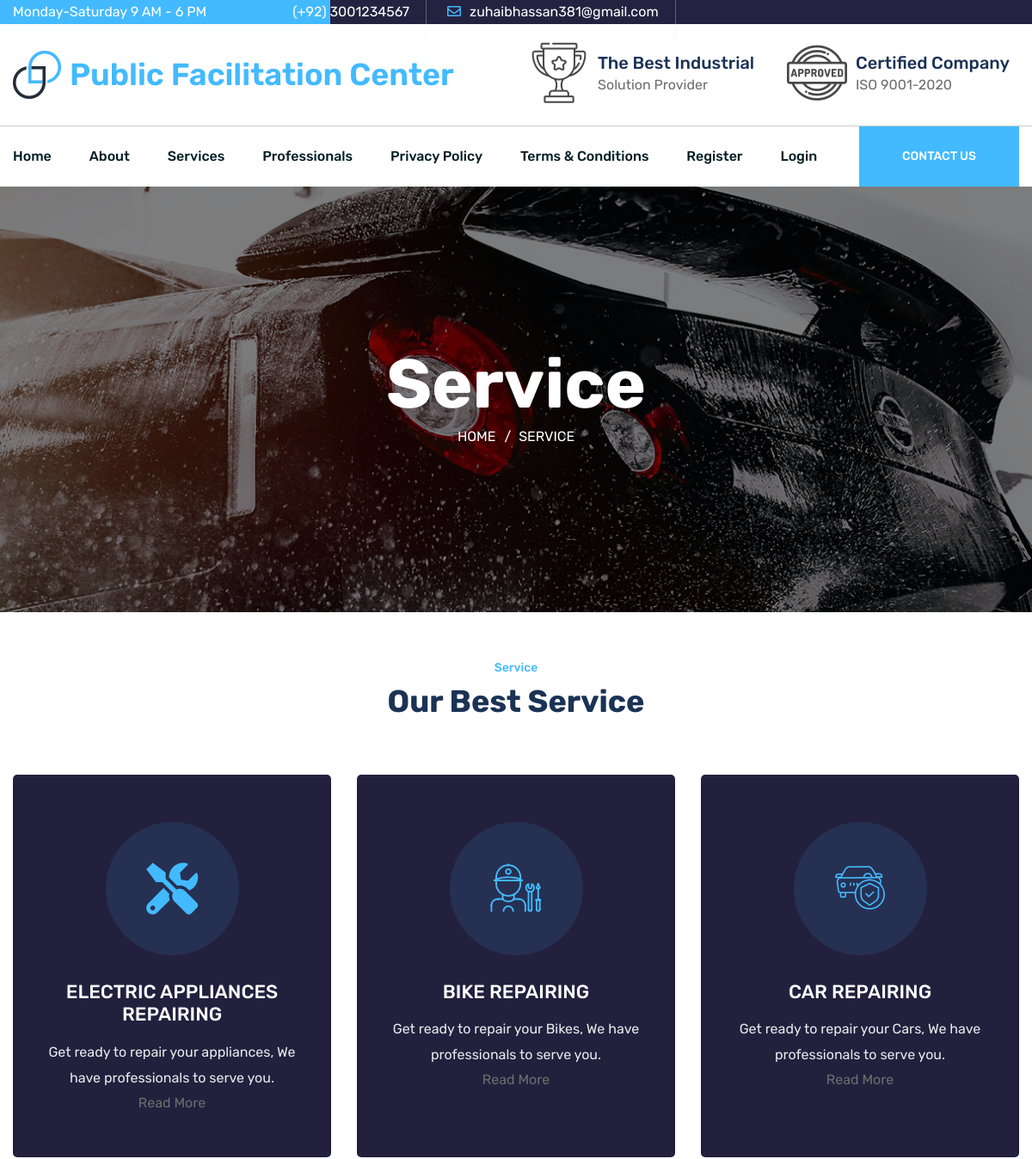
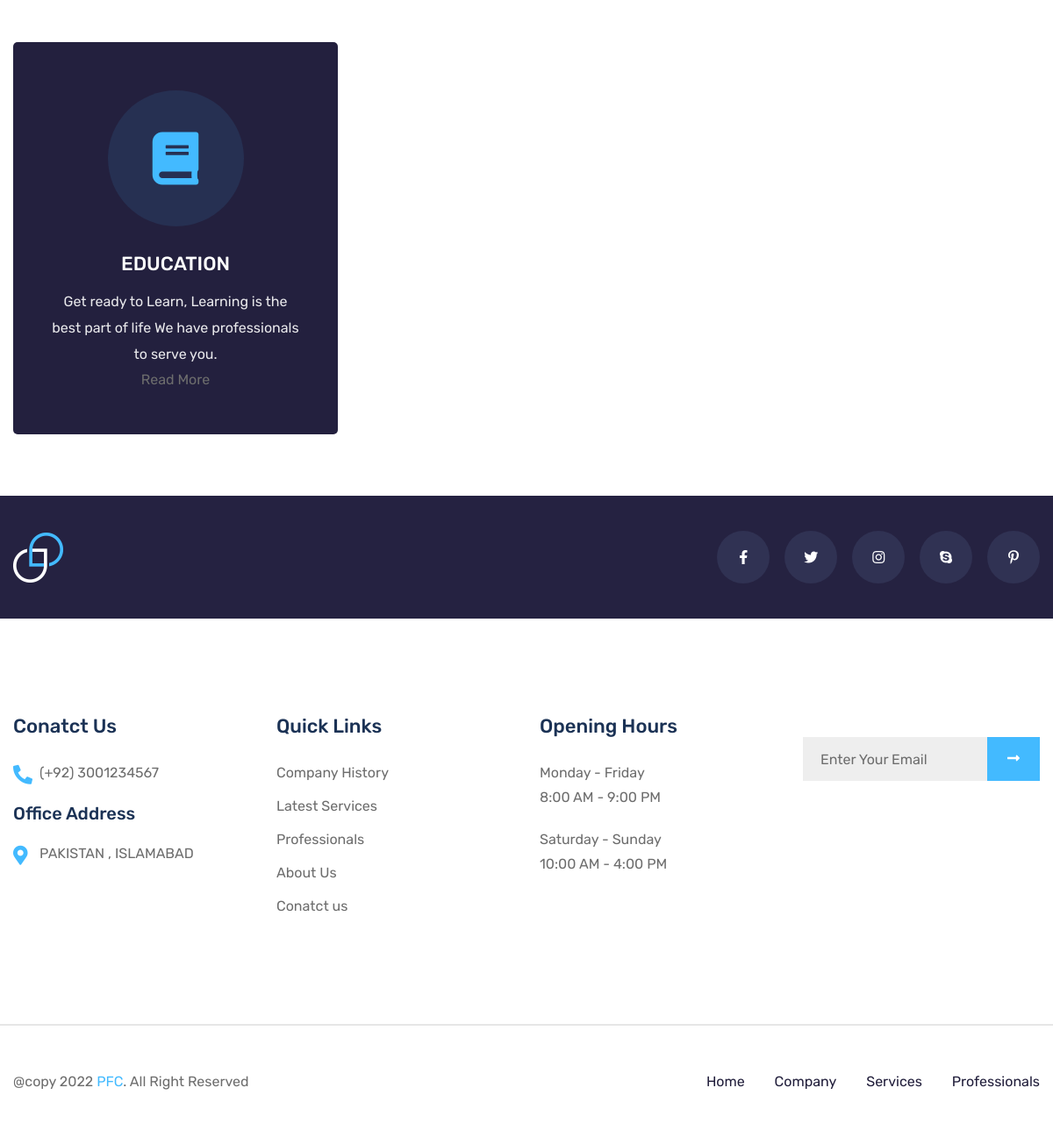
The app's page /service with its own data (2 pictures, top to bottom).
### tables this page shows
CREATE TABLE `tbl_services` (
  `service_id` int(11) NOT NULL,
  `service_slug` varchar(255) DEFAULT NULL,
  `service_title` varchar(255) DEFAULT NULL,
  `service_icon` varchar(100) DEFAULT NULL,
  `service_short_desc` varchar(255) DEFAULT NULL,
  `service_detail` longtext DEFAULT NULL,
  `service_status` int(1) NOT NULL,
  `service_order` int(11) NOT NULL
);

CREATE TABLE `tbl_texts` (
  `txt_id` int(11) NOT NULL,
  `txt_type` varchar(50) NOT NULL,
  `txt_data` longtext DEFAULT NULL
);

### includes/conn.php (called while the page is built, shortened)
<?php session_start();
if ($_SERVER['HTTP_HOST'] != 'localhost') {
    $hostname_dbconn = "localhost";
    $rating_dbname = "public";
    $username_dbconn = "root";
    $password_dbconn = '';
    $path = "http://localhost/public-facilitation-center/";
} else {
    $path = "http://localhost/public-facilitation-center/";
}

### includes/baseFunctions.php (called while the page is built, shortened)
<?php
function getTable($table, $where)
{
    global $conn;
    $sql = "SELECT * FROM " . $table . " WHERE " . $where;
    $ex = $conn->query($sql) or die($sql);
    $rs = $ex->fetch_array();
    return $rs;
}
?>

### inc_pages/service.php (the view)
<section class="breadcrumbs-area bg_cover" style="background-image: url(assets/images/bg/breadcrumb-bg-1.jpg);">
    <div class="container">
        <div class="row justify-content-center">
            <div class="col-lg-10">
                <div class="breadcrumbs-content text-center">
                    <h1>Service</h1>
                    <ul>
                        <li><a href="#">Home</a></li>
                        <li class="active">Service</li>
                    </ul>
                </div>
            </div>
        </div>
    </div>
</section>
<section class="service-area service-area-v2 pt-50">
    <div class="container">
        <div class="row justify-content-center">
            <div class="col-lg-10">
                <div class="section-title text-center mb-60">
                    <span class="span">Service</span>
                    <h2>Our Best Service</h2>
                </div>
            </div>
        </div>
        <div class="row">
            <?php $service_qry =  "SELECT * FROM tbl_services  WHERE service_status='1' ORDER BY service_order DESC";
                $service_exe = $conn->query($service_qry) or die(mysqli_error($conn));
                while ($service = $service_exe->fetch_array()) { ?>
            <div class="col-lg-4">
                <div class="service-item mb-50">
                    <div class="icon">
                        <i class="<?= $service['service_icon'] ?>"></i>
                    </div>
                    <div class="info">
                        <h4><?= $service['service_title'] ?></h4>
                        <p><?= $service['service_short_desc'] ?></p>
                        <a href="<?= $path ?>service/<?= $service['service_slug'] ?>" class="btn_link">Read More</a>
                    </div>
                </div>
            </div>
            <?php } ?>
        </div>
    </div>
</section>

### inc_pages/shared/footer.php (shortened to what this page needs)
<?php
        $footerrs = getTable('tbl_texts', " `txt_type` = 'footer' ");
        $footer = unserialize(stripslashes($footerrs['txt_data']));
        ?>
<footer class="footer-area">
    <div class="footer-top pt-40 pb-40">
        <div class="container">
            <div class="row align-items-center">
                <div class="col-lg-4">
                    <div class="brand-logo">
                        <a href="#"><img src="<?= $path ?>assets/images/logo/logo-2.png" class="img-fluid" alt=""></a>
                    </div>
                </div>
                <div class="col-lg-8">
                    <div class="social-box">
                        <ul>
                            <?php if ($site_facebook) { ?>
                    <li><a target="_blank" href="<?= $site_facebook ?>"><i class="fab fa-facebook-f"></i></a>
                    </li>
                    <?php } ?>
                    <?php if ($site_twitter) { ?>
                    <li><a target="_blank" href="<?= $site_twitter ?>"><i class="fab fa-twitter"></i></a></li>
                    <?php } ?>
                    <?php if ($site_instagram) { ?>
                    <li><a target="_blank" href="<?= $site_instagram ?>"><i class="fab fa-instagram"></i></a>
                    </li>
                    <?php } ?>
                    <?php if ($site_skype) { ?>
                    <li><a target="_blank" href="skype:<?= $site_skype ?>?call"><i class="fab fa-skype"></i></a>
                    </li>
                    <?php } ?>
                    <?php if ($site_pinterest) { ?>
                    <li><a target="_blank" href="<?= $site_pinterest ?>"><i class="fab fa-pinterest-p"></i></a>
                    </li>
                    <?php } ?>
                        </ul>
                    </div>
                </div>
            </div>
        </div>
    </div>
    <div class="footer-widget-area pt-110 pb-110">
        <div class="container">
            <div class="row">
                <div class="col-lg-3 col-md-6 col-sm-12">
                    <div class="widget contact-info-widget">
                        <h4 class="widget-title">Conatct Us</h4>
                        <div class="info-box mb-20">
                            <p><i class="fas fa-phone-alt"></i><a href="tel:+923035051247"><?= $site_phone ?></a></p>
                        </div>
                        <div class="info-box">
                            <h5 class="mb-20">Office Address</h5>
                            <p><i class="fas fa-map-marker-alt"></i><?= $site_address ?></p>
                        </div>
                    </div>
                </div>
                <div class="col-lg-3 col-md-6 col-sm-12">
                    <div class="widget quick-link-widget">
                        <h4 class="widget-title">Quick Links</h4>
                        <ul class="widget-link">
                            <li><a href="<?= $path ?>about">Company History</a></li>
                            <li><a href="<?= $path ?>service">Latest Services</a></li>
                            <li><a href="<?= $path ?>professionals">Professionals</a></li>
                            <li><a href="<?= $path ?>about">About Us</a></li>
                            <li><a href="<?= $path ?>contact">Conatct us</a></li>
                        </ul>
                    </div>
                </div>
                <div class="col-lg-3 col-md-6 col-sm-12">
                    <div class="widget opening-hours-widget">
                        <h4 class="widget-title">Opening Hours</h4>
                        <div class="info-box">
                            <p>Monday - Friday</p>
                            <p>8:00 AM - 9:00 PM</p>
                        </div>
                        <div class="info-box">
                            <p>Saturday - Sunday</p>
                            <p>10:00 AM - 4:00 PM</p>
                        </div>
                    </div>
                </div>
                <div class="col-lg-3 col-md-6 col-sm-12">
                    <div class="widget newsletters-widget">
                  <form action="#" method="post" data-url="<?= $path . 'send-newsletter' ?>" data-type="newsletter" class="newsletters-form contact-form newsletter">
                      <div class="form_group">
                          <input type="email" class="form_control" placeholder="Enter Your Email" name="email" required>
                          <button type="submit" class="icon submit"><img id="btn-loader" style="height: 25px;display:none;" src="<?= $path ?>assets/images/illustrations/btn-loader.svg" alt="Please wait...">
                              <span class="submit-text"><i class="fas fa-long-arrow-alt-right"></i></span></button>
                      </div>
                  </form>
              </div>
          </div>
            </div>
        </div>
    </div>
    <div class="footer-bootom-area">
        <div class="container">
            <div class="row">
                <div class="col-lg-6">
                    <div class="copyright-text">
                        <p><?= $footer['text_copyright'] ?></p>
                    </div>
                </div>
                <div class="col-lg-6">
                    <div class="footer-nav">
                        <ul>
                            <li><a href="<?= $path ?>">Home</a></li>
                            <li><a href="<?= $path ?>about">Company</a></li>
                            <li><a href="<?= $path ?>service">Services</a></li>
                            <li><a href="<?= $path ?>professionals">Professionals</a></li>
                        </ul>
                    </div>
                </div>
            </div>
        </div>
    </div>
</footer>

### assets/css/default.css (style rules this page uses)
.mb-20 { margin-bottom: 20px; }
.mb-50 { margin-bottom: 50px; }
.mb-60 { margin-bottom: 60px; }
.pt-40 { padding-top: 40px; }
.pt-50 { padding-top: 50px; }
.pt-110 { padding-top: 110px; }
.pb-40 { padding-bottom: 40px; }
.pb-110 { padding-bottom: 110px; }

### records on screen
tbl_services: service_title "ELECTRIC APPLIANCES REPAIRING", service_short_desc "Get ready to repair your appliances, We have professionals to serve you."
tbl_services: service_title "BIKE REPAIRING", service_short_desc "Get ready to repair your Bikes, We have professionals to serve you."
tbl_services: service_title "CAR REPAIRING", service_short_desc "Get ready to repair your Cars, We have professionals to serve you."
tbl_services: service_title "EDUCATION", service_short_desc "Get ready to Learn, Learning is the best part of life We have professionals to serve you."
tbl_texts: txt_data "@copy 2022 PFC . All Right Reserved"

### other values on screen
$site_phone "(+92) 3001234567"
$site_email "zuhaibhassan381@gmail.com"
$site_address "PAKISTAN , ISLAMABAD"
